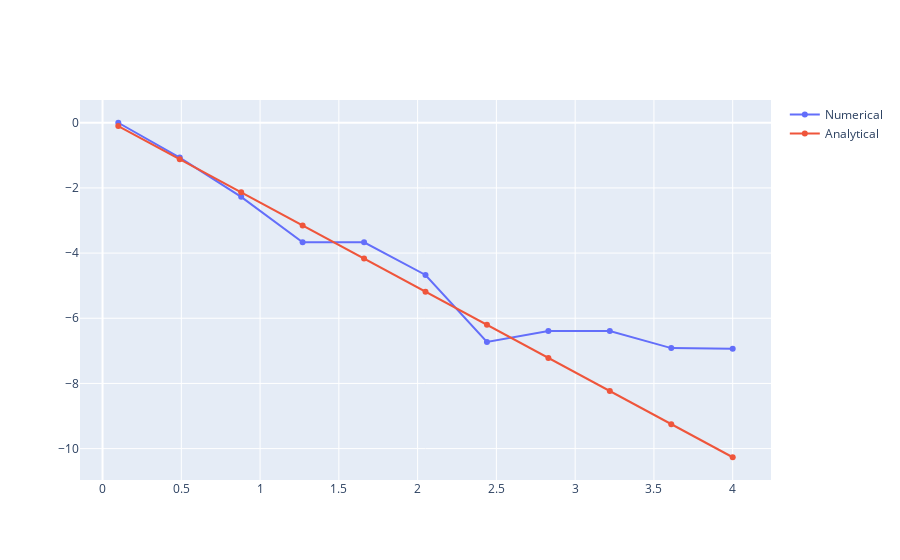

Notebook code for this chart:
### Code cell
qm = cf.QuantumMechanics(1, xlim=[-100,100], xRes=401, dt=0.01)

v = 1
V0 = 5
alpha_values = np.linspace(0.1,4,11)
tunneling_probability_array = np.zeros_like(alpha_values)

for i in range(len(alpha_values)):
    alpha = alpha_values[i]
    print("Alpha:", alpha)
    qm.conf_initial_condition_Gaussian(position=-10, width = 2, initial_velocity=v)
    # qm.V_ext = V0 * (np.tanh(qm.x) - np.tanh(qm.x - alpha)) / 2
    qm.V_ext = (qm.x > 0)*(qm.x<alpha) * V0
    qm.evolve_schrodinger(round(40/qm.dt))
    after_obstacle = qm.x > alpha
    tunneling_probability = np.sum(np.abs(qm.psi[after_obstacle])**2)*qm.dx
    print("Tunneling probability:", tunneling_probability)
    tunneling_probability_array[i] = tunneling_probability

E = 1/2*v**2
beta = np.sqrt(2*(V0-E))
analytical_tunnelling_probability = (16*E*(V0-E))/(V0**2)*np.exp(-2*beta*alpha_values)
fig = go.Figure()
fig.add_trace(go.Scatter(x=alpha_values, y=np.log10(tunneling_probability_array), mode='lines+markers', name='Numerical'))
fig.add_trace(go.Scatter(x=alpha_values, y=np.log10(analytical_tunnelling_probability), mode='lines+markers', name='Analytical'))

### Figure 1 — Plotly figure (JSON) as saved in the notebook; plotly's stock layout.template omitted (floating-point values rounded to 4 significant figures)
{"data": [{"mode": "lines+markers", "name": "Numerical", "type": "scatter", "x": [0.1, 0.49, 0.88, 1.27, 1.66, 2.05, 2.44, 2.83, 3.22, 3.61, 4], "y": [-0.0007086, -1.07, -2.275, -3.669, -3.669, -4.671, -6.725, -6.392, -6.392, -6.916, -6.932]}, {"mode": "lines+markers", "name": "Analytical", "type": "scatter", "x": [0.1, 0.49, 0.88, 1.27, 1.66, 2.05, 2.44, 2.83, 3.22, 3.61, 4], "y": [-0.1022, -1.118, -2.135, -3.151, -4.167, -5.183, -6.2, -7.216, -8.232, -9.248, -10.26]}], "layout": {}}
